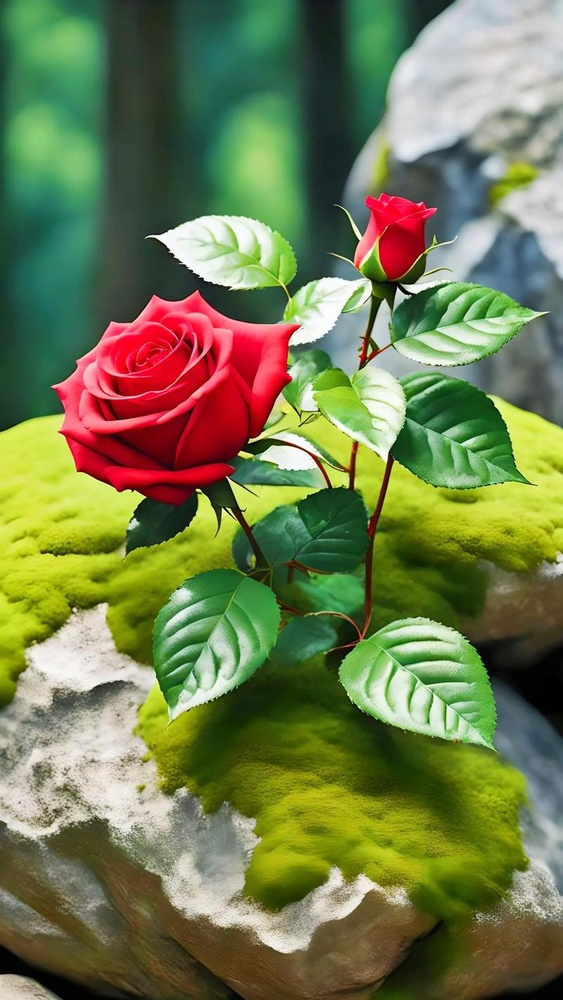
#> input picture day23/课堂代码/day23/hmg.jpeg, 563 x 1000 px, shrunk from 800 x 1422 before the run
$ python '08-自适应阈值.py'
#> lines starting #> are read from the running program, lines starting #| are printed output that depends on the picture; after the words box and inside, x2 and y2 are one past the last pixel; in counts of white or black regions, pixels touching at a corner belong together
"""
cv2.adaptiveThreshold():  除全局阈值的参数外，该方法还包含三个输入参数：
adaptiveMethod决定阈值是如何计算的：
    cv.ADAPTIVE_THRESH_MEAN_C  阈值是邻近区域的平均值减去常数C
    cv.ADAPTIVE_THRESH_GAUSSIAN_C  阈值是邻域值的高斯加权总和减去常数C
BLOCKSIZE：确定附近区域的大小
C 是从邻域像素的平均或加权总和中减去的一个常数
"""

import cv2

img = cv2.imread("hmg.jpeg")
#> img is the input picture: shape (1000, 563, 3); mean B, G, R 78.4, 124.1, 113.8
# 将原始图像进行阈值处理， 得到二值图像
# 1. 先将原始图像转灰度图
img_gray = cv2.cvtColor(img, cv2.COLOR_BGR2GRAY)
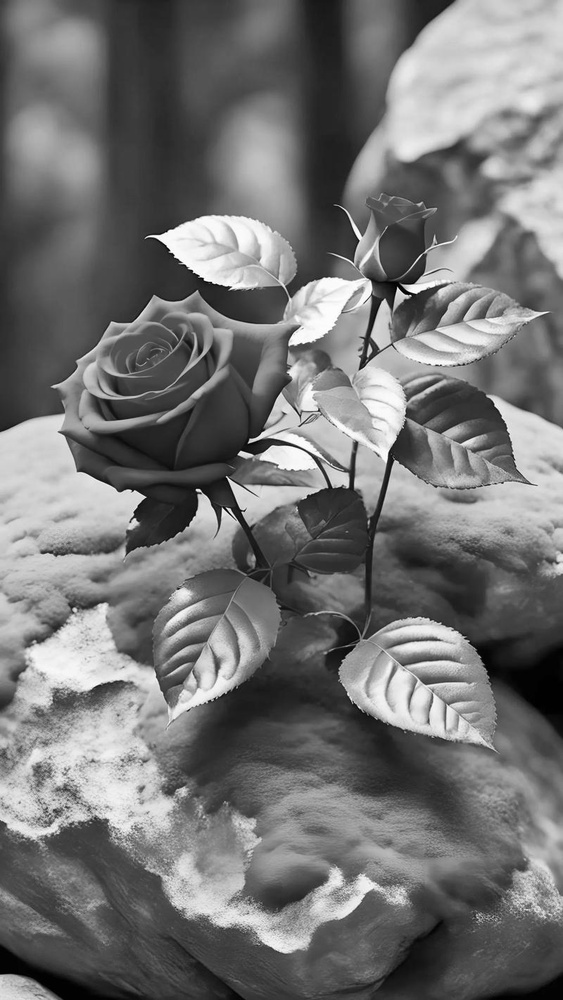
#> img_gray: shape (1000, 563); min 0, max 255, mean 115.8
# 2. 使用自适应阈值进行阈值处理, 返回值： (阈值， 二值图像)
dst_img = cv2.adaptiveThreshold(img_gray, 255,
                                cv2.ADAPTIVE_THRESH_MEAN_C,
                                cv2.THRESH_BINARY, 11, 10)
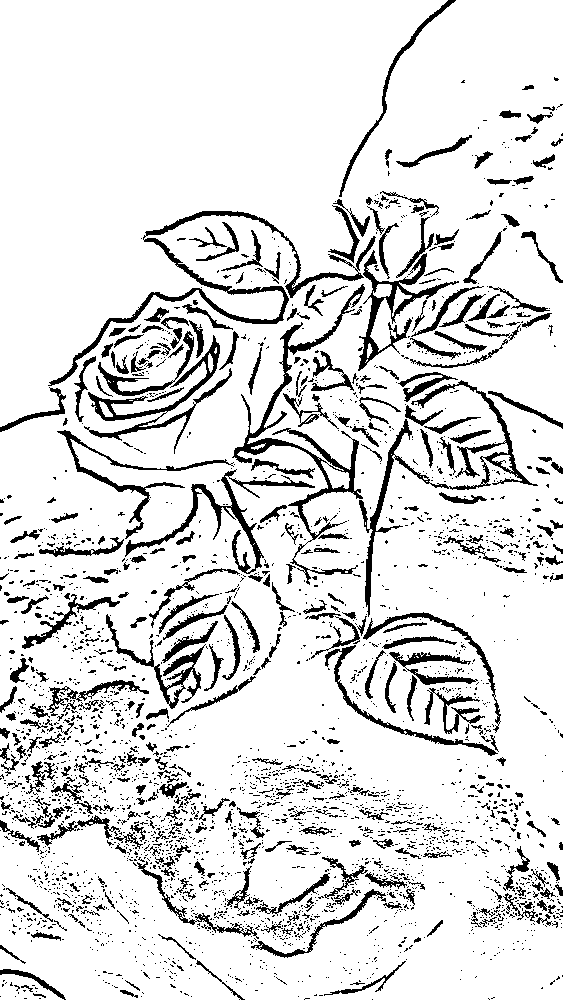
#> dst_img: shape (1000, 563); 87.2% white; 3028 black regions (2633 under 20 px), largest, box (x1, y1, x2, y2) and area: (232, 284, 365, 585) 3724, (48, 211, 376, 386) 3672, (359, 380, 538, 617) 3114

cv2.imshow("win", dst_img)
cv2.waitKey(0)
cv2.destroyAllWindows()
